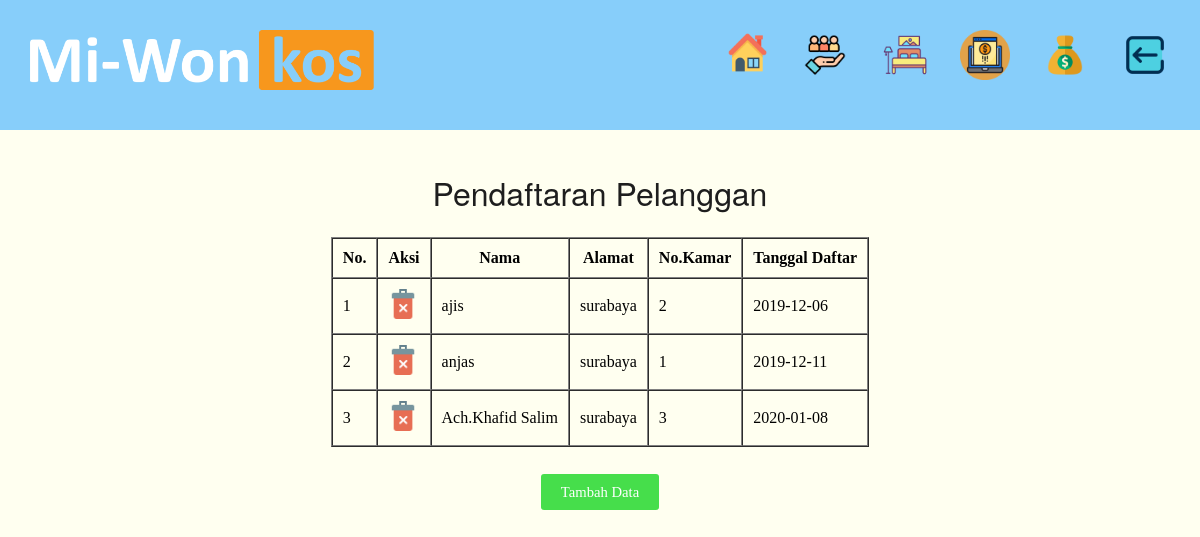
/admin/pendaftaran/index.php, run on the app's committed database.
### tables this page shows
CREATE TABLE `pendaftaran` (
  `id_pendaftaran` int(11) NOT NULL,
  `id_pelanggan` int(11) NOT NULL,
  `id_kamar` int(11) NOT NULL,
  `tgl_daftar` varchar(10) NOT NULL
);

CREATE TABLE `pelanggan` (
  `id_pelanggan` int(11) NOT NULL,
  `nama` varchar(50) NOT NULL,
  `alamat` varchar(50) NOT NULL,
  `no_tlp` varchar(12) NOT NULL,
  `email` varchar(50) NOT NULL
);

CREATE TABLE `kamar` (
  `id_kamar` int(11) NOT NULL,
  `no_kamar` varchar(20) NOT NULL,
  `fasilitas` varchar(50) NOT NULL,
  `harga` varchar(20) NOT NULL
);

### admin/pendaftaran/index.php (the view, shortened to what this page needs)
<?php
    $conn = mysqli_connect("localhost","root","","kos");
   $pendaftaran = mysqli_query($conn,  "SELECT pendaftaran.id_pendaftaran, pelanggan.nama, pelanggan.alamat, kamar.no_kamar, kamar.fasilitas, kamar.harga, pendaftaran.tgl_daftar FROM pendaftaran JOIN pelanggan ON pendaftaran.id_pelanggan = pelanggan.id_pelanggan JOIN kamar ON pendaftaran.id_kamar = kamar.id_kamar");
?>
<!DOCTYPE html>
<html >
<head>
</head>
<body bgcolor="#fffff">
	<div id ="header"><a href="../home1.html"><img src="img/kos.png" height="60px"></a>
	<span>
		<a href="../index.php"><img src="img/back.png" align="right" width="50px" style="margin-left: 30px"></a>
	</span>
	<span>
		<a href="../pembayaran/index.php"><img src="img/money.png" align="right" width="50px" style="margin-left: 30px"></a>
	</span>
	<span>
		<a href="index.php"><img src="img/transaksie.png" align="right" width="50px" style="margin-left: 30px"></a>
	</span>
	<span>
		<a href="../kamar/index.php"><img src="img/kamar.png" align="right" width="50px" style="margin-left: 30px"></a>
	</span>
	<span>
		<a href="../pelanggan/index.php"><img src="img/pelanggan.png" align="right" width="50px" style="margin-left: 30px"></a>
	</span>
	<span>
		<a href="../home1.html"><img src="img/home.png" align="right" width="45px" style="margin-left: 30px"></a>
	</span>
	</div>
    <br>
    <h1>Pendaftaran Pelanggan</h1>
    <center>
    <table border="1" cellpadding="10" cellspacing="0">
        <tr>
            <th>No.</th>
            <th>Aksi</th>
            <th>Nama</th>
            <th>Alamat</th>
            <th>No.Kamar</th>
            <th>Tanggal Daftar</th>
        </tr>
    </center>
        <?php $i = 1; ?>
        <?php foreach( $pendaftaran as $pdf) : ?>
        <tr>
            <td><?= $i ?> </td>
            <td>
                <a href="hapus.php?id_pendaftaran=  <?= $pdf ["id_pendaftaran"] ?> "><img src="img/delete.png" width="30px"></a>
            </td>
            <td><?= $pdf ["nama"] ?> </td>
            <td><?= $pdf ["alamat"] ?> </td>
            <td><?= $pdf ["no_kamar"] ?> </td>
            <td><?= $pdf ["tgl_daftar"] ?> </td>
        </tr>
        <?php $i++; ?>
<?php endforeach; ?>
    <br>
    <br>
    <center>
    <a href="tambah.php" class="tombol_tambah"> Tambah Data </a>
    </center>
</body>
</html>

### admin/pendaftaran/index.php (style rules this page uses)
body { margin: auto; padding: inherit; }
#header { background : #87CEFA; text-align-last: left; font-size: 40px; padding: 30px; }
h1 { font-family: Gotham, "Helvetica Neue", Helvetica, Arial, "sans-serif"; text-align: center; color:#1E1E1E; font-weight: 300; }
.tombol_tambah { text-decoration: none; background: #46de4b; color: white; font-size: 11pt; width: 100%; border: none; border-radius: 3px; padding: 10px 20px; }

### data on the page
pendaftaran: id_pelanggan.nama "ajis", id_pelanggan.alamat "surabaya", id_kamar.no_kamar "2", tgl_daftar "2019-12-06"
pendaftaran: id_pelanggan.nama "anjas", id_pelanggan.alamat "surabaya", id_kamar.no_kamar "1", tgl_daftar "2019-12-11"
pendaftaran: id_pelanggan.nama "Ach.Khafid Salim", id_pelanggan.alamat "surabaya", id_kamar.no_kamar "3", tgl_daftar "2020-01-08"
